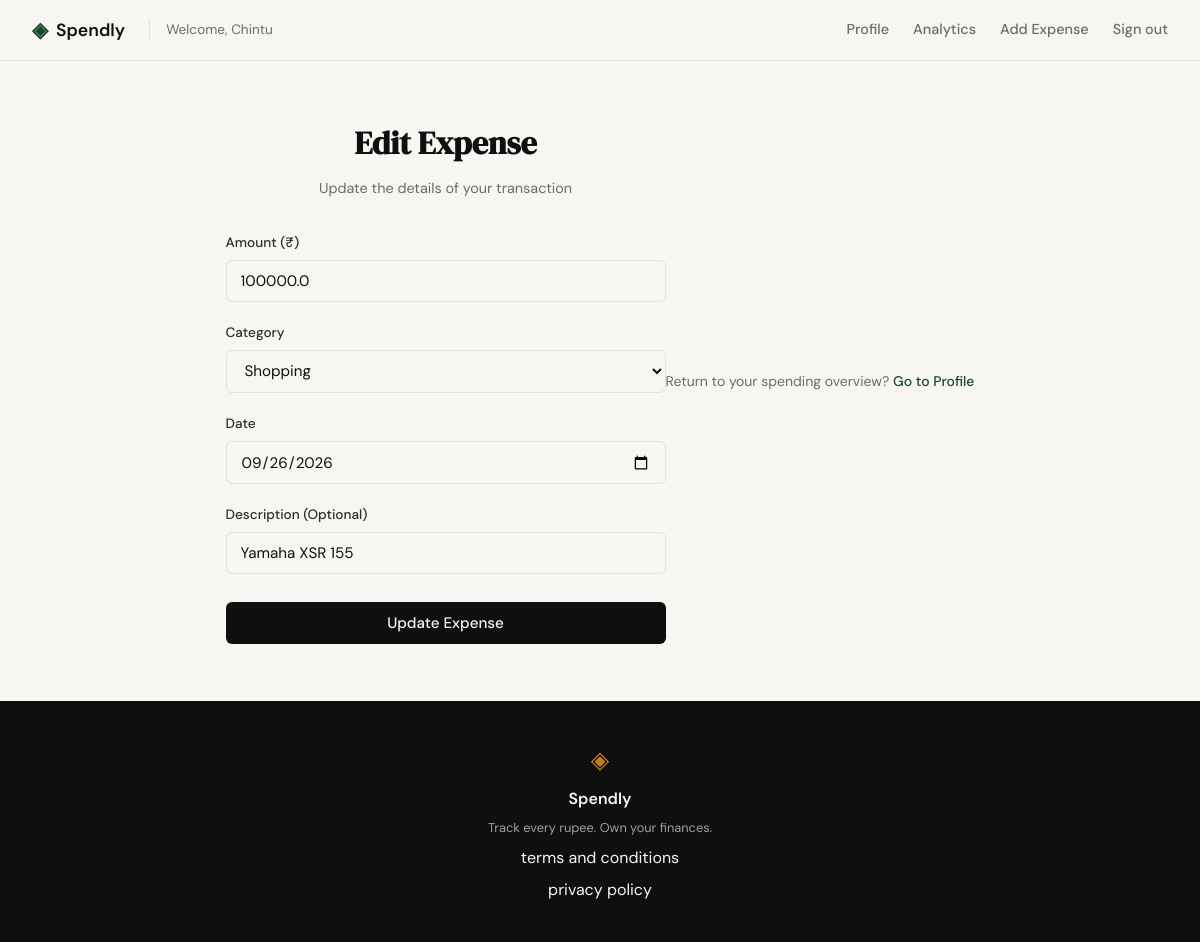
Before: /expenses/47/edit (signed in) with the older database file.
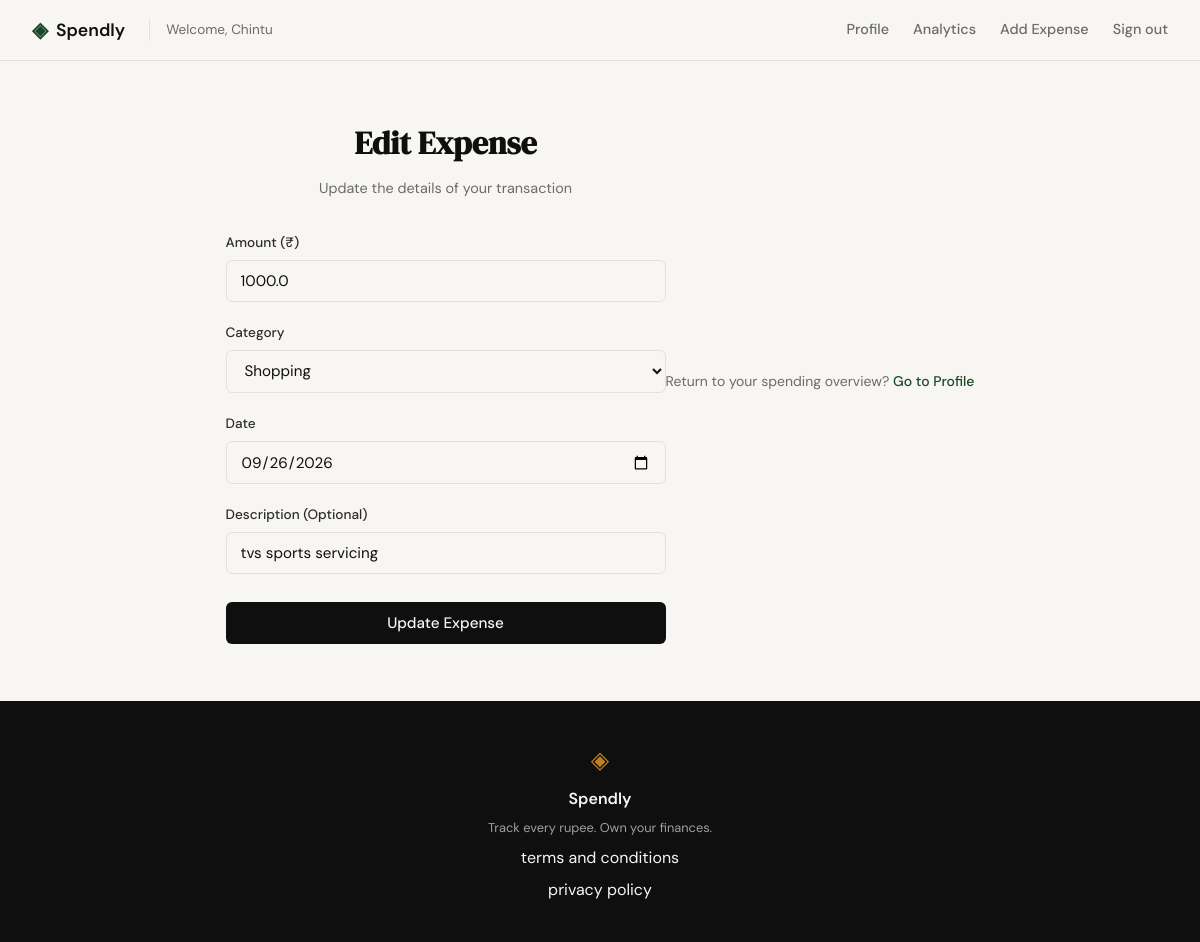
After: the same page with the newer database file.
### tables this page shows
CREATE TABLE expenses (
                id INTEGER PRIMARY KEY AUTOINCREMENT,
                user_id INTEGER NOT NULL,
                amount REAL NOT NULL,
                category TEXT NOT NULL,
                date TEXT NOT NULL,
                description TEXT,
                created_at TEXT DEFAULT (datetime('now')),
                FOREIGN KEY (user_id) REFERENCES users (id)
            );

### app.py (the view, shortened to what this page needs)
@app.route("/expenses/<int:id>/edit", methods=["GET", "POST"])
@login_required
def edit_expense(id):
    user_id = session.get('user_id')
    with get_db() as conn:
        expense = conn.execute(
            "SELECT * FROM expenses WHERE id = ? AND user_id = ?",
            (id, user_id)
        ).fetchone()
    if not expense:
        return render_template("profile.html", error="Expense not found or access denied"), 404
    return render_template("edit_expense.html", expense=expense)

### app.py (called while the page is built)
def login_required(f):
    @wraps(f)
    def decorated_function(*args, **kwargs):
        if 'user_id' not in session:
            return redirect(url_for('login'))
        return f(*args, **kwargs)
    return decorated_function

### database/db.py (called while the page is built)
def get_db():
    conn = sqlite3.connect(DATABASE_PATH)
    conn.row_factory = sqlite3.Row
    conn.execute("PRAGMA foreign_keys = ON")
    return conn

### templates/edit_expense.html (shortened to what this page needs)
{% extends "base.html" %}
{% block content %}
<section class="auth-section">
    <div class="auth-container">
        <div class="auth-header">
            <h1 class="auth-title">Edit Expense</h1>
            <p class="auth-subtitle">Update the details of your transaction</p>
        </div {
        <div class="auth-card">
            <form method="POST" action="{{ url_for('edit_expense', id=expense.id) }}">
                <div class="form-group">
                    <label for="amount">Amount (₹)</label>
                    <input type="number" id="amount" name="amount"
                           class="form-input" placeholder="0.00"
                           step="0.01" required autofocus
                           value="{{ expense.amount }}">
                </div>
                <div class="form-group">
                    <label for="category">Category</label>
                    <select id="category" name="category" class="form-input" required>
                        <option value="Shopping" {% if expense.category == 'Shopping' %}selected{% endif %}>Shopping</option>
                    </select>
                </div>
                <div class="form-group">
                    <label for="date">Date</label>
                    <input type="date" id="date" name="date"
                           class="form-input" required
                           value="{{ expense.date }}">
                </div>
                <div class="form-group">
                    <label for="description">Description (Optional)</label>
                    <input type="text" id="description" name="description"
                           class="form-input" placeholder="What was this for?"
                           value="{{ expense.description or '' }}">
                </div>
                <button type="submit" class="btn-submit">Update Expense</button>
            </form>
        </div>
        <p class="auth-switch">
            Return to your spending overview?
            <a href="{{ url_for('profile') }}">Go to Profile</a>
        </p>
</section>
{% endblock %}

### templates/base.html (shortened to what this page needs)
<!DOCTYPE html>
<html lang="en">
<head>
    <link rel="stylesheet" href="{{ url_for('static', filename='css/style.css') }}">
</head>
<body>
    <nav class="navbar">
        <div class="nav-inner">
            <a href="{{ url_for('landing') }}" class="nav-brand">
                <div class="brand-group">
                    <span class="brand-icon">◈</span>
                    <span class="brand-name">Spendly</span>
                </div>
                {% if session.get('user_id') %}
                    <span class="user-welcome">Welcome, {{ session.get('user_name', 'User') }}</span>
                {% endif %}
            </a>
            <div class="nav-links">
                {% if session.get('user_id') %}
                    <a href="{{ url_for('profile') }}" class="{{ 'active' if request.endpoint == 'profile' }}">Profile</a>
                    <a href="{{ url_for('analytics') }}" class="{{ 'active' if request.endpoint == 'analytics' }}">Analytics</a>
                    <a href="{{ url_for('add_expense') }}" class="{{ 'active' if request.endpoint == 'add_expense' }}">Add Expense</a>
                    <a href="{{ url_for('logout') }}">Sign out</a>
                {% else %}
                    <a href="{{ url_for('login') }}">Sign in</a>
                    <a href="{{ url_for('register') }}" class="nav-cta">Get started</a>
                {% endif %}
            </div>
        </div>
    </nav>
    <main class="main-content">
        {% block content %}{% endblock %}
    </main>
    <footer class="footer">
        <div class="footer-inner">
            <span class="brand-icon">◈</span>
            <span class="footer-name">Spendly</span>
            <p class="footer-copy">Track every rupee. Own your finances.</p>
            <a href="{{ url_for('terms') }}">terms and conditions</a>
            <a href="{{ url_for('privacy') }}">privacy policy</a>
        </div>
    </footer>
</body>
</html>

### static/css/style.css (style rules this page uses)
:root { --ink: #0f0f0f; --ink-soft: #2d2d2d; --ink-muted: #6b6b6b; --ink-faint: #a0a0a0; --paper: #f7f6f3; --paper-warm: #f0ede6; --paper-card: #ffffff; --accent: #1a472a; --accent-light: #e8f0eb; --accent-2: #c17f24; --accent-2-light: #fdf3e3; --danger: #c0392b; --danger-light: #fdecea; --border: #e4e1da; --border-soft: #eeebe4; --font-display: 'DM Serif Display', Georgia, serif; --font-body: 'DM Sans', system-ui, sans-serif; --max-width: 1200px; --auth-width: 440px; --radius-sm: 6px; --radius-md: 12px; --radius-lg: 20px; }
*, *::before, *::after { box-sizing: border-box; margin: 0; padding: 0; }
html { font-size: 16px; scroll-behavior: smooth; }
body { background: var(--paper); color: var(--ink); font-family: var(--font-body); font-size: 1rem; line-height: 1.6; -webkit-font-smoothing: antialiased; }
a { color: inherit; text-decoration: none; }
.navbar { position: sticky; top: 0; z-index: 100; background: var(--paper); border-bottom: 1px solid var(--border); padding: 0 2rem; }
.nav-inner { max-width: var(--max-width); margin: 0 auto; height: 60px; display: flex; align-items: center; justify-content: space-between; }
.nav-brand { display: flex; align-items: center; gap: 0.5rem; font-family: var(--font-body); font-weight: 600; font-size: 1.1rem; color: var(--ink); }
.brand-group { display: flex; align-items: center; gap: 0.5rem; }
.user-welcome { margin-left: 1rem; font-size: 0.85rem; font-weight: 400; color: var(--ink-muted); border-left: 1px solid var(--border); padding-left: 1rem; }
.brand-icon { color: var(--accent); font-size: 1.3rem; }
.brand-name { color: var(--ink); }
.nav-links { display: flex; align-items: center; gap: 1.5rem; font-size: 0.9rem; font-weight: 500; }
.nav-links a { color: var(--ink-muted); transition: color 0.2s; }
.main-content { min-height: calc(100vh - 60px - 100px); }
.auth-section { min-height: calc(100vh - 60px - 100px); display: flex; align-items: center; justify-content: center; padding: 3rem 2rem; }
.auth-container { width: 100%; max-width: var(--auth-width); }
.auth-header { text-align: center; margin-bottom: 2rem; }
.auth-title { font-family: var(--font-display); font-size: 2rem; color: var(--ink); margin-bottom: 0.5rem; }
.auth-subtitle { font-size: 0.9rem; color: var(--ink-muted); }
.form-group { margin-bottom: 1.25rem; }
.form-group label { display: block; font-size: 0.85rem; font-weight: 500; color: var(--ink-soft); margin-bottom: 0.4rem; }
.form-input { width: 100%; padding: 0.6rem 0.875rem; border: 1px solid var(--border); border-radius: var(--radius-sm); font-family: var(--font-body); font-size: 0.95rem; color: var(--ink); background: var(--paper); outline: none; transition: border-color 0.2s; }
.form-input::placeholder { color: var(--ink-faint); }
.btn-submit { width: 100%; padding: 0.7rem; background: var(--ink); color: var(--paper); border: none; border-radius: var(--radius-sm); font-family: var(--font-body); font-size: 0.95rem; font-weight: 500; cursor: pointer; transition: background 0.2s; margin-top: 0.5rem; }
.auth-switch { text-align: center; font-size: 0.875rem; color: var(--ink-muted); }
.auth-switch a { color: var(--accent); font-weight: 500; }
.footer { background: var(--ink); color: var(--paper); padding: 2.5rem 2rem; text-align: center; }
.footer-inner { display: flex; flex-direction: column; align-items: center; gap: 0.4rem; }
.footer .brand-icon { color: var(--accent-2); font-size: 1.5rem; }
.footer-name { font-weight: 600; font-size: 1rem; }
.footer-copy { font-size: 0.8rem; color: var(--ink-faint); }

Changed rows visible on the page:
changed expenses "Shopping": amount "100000.0" → "1000.0"; description "Yamaha XSR 155" → "tvs sports servicing"
